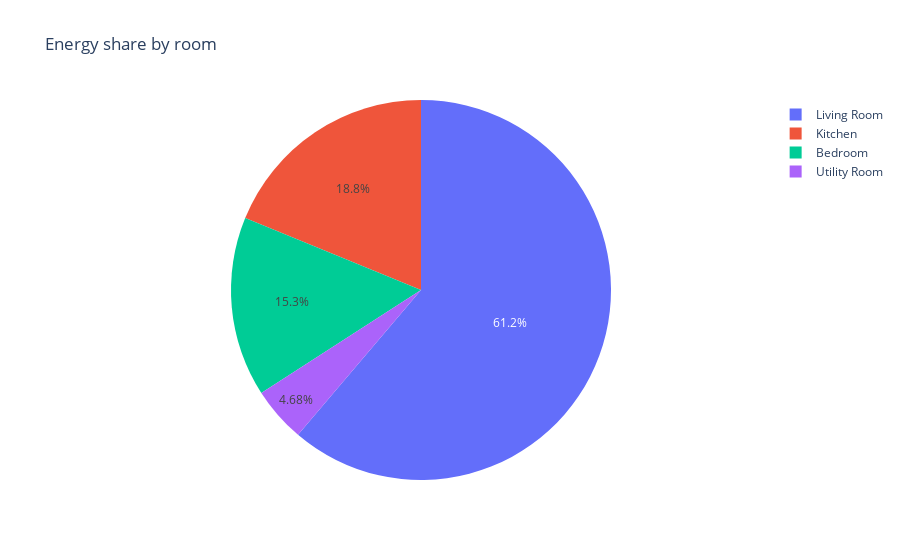

Notebook code cell kept with this figure:
### Code cell
# Room-wise share (pie)
room_tot = df.groupby("Room")["Usage_KWh"].sum().reset_index().sort_values("Usage_KWh", ascending=False)
figB = px.pie(room_tot, names="Room", values="Usage_KWh", title="Energy share by room")
figB.show()

### Figure 1 — Plotly figure (JSON) as saved in the notebook; plotly's stock layout.template omitted (floating-point values rounded to 4 significant figures)
{"data": [{"domain": {"x": [0, 1], "y": [0, 1]}, "hovertemplate": "Room=%{label}<br>Usage_KWh=%{value}<extra></extra>", "labels": ["Living Room", "Kitchen", "Bedroom", "Utility Room"], "legendgroup": "", "name": "", "showlegend": true, "type": "pie", "values": [7150.0, 2197.0, 1788.0, 546.9]}], "layout": {"legend": {"tracegroupgap": 0}, "title": {"text": "Energy share by room"}}}
